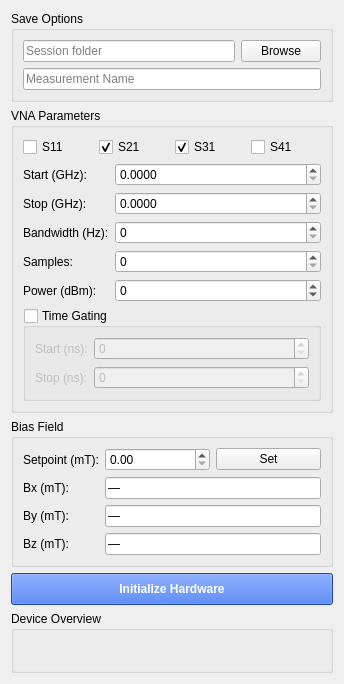
       <widget class="QWidget" name="commonScrollContents">
        <property name="geometry">
         <rect>
          <x>0</x>
          <y>0</y>
          <width>344</width>
          <height>684</height>
         </rect>
        </property>
        <property name="sizePolicy">
         <sizepolicy hsizetype="Preferred" vsizetype="Preferred">
          <horstretch>0</horstretch>
          <verstretch>0</verstretch>
         </sizepolicy>
        </property>
        <property name="minimumSize">
         <size>
          <width>0</width>
          <height>0</height>
         </size>
        </property>
        <layout class="QVBoxLayout" name="verticalLayout_3">
         <item>
          <widget class="QGroupBox" name="cmn_group_save">
           <property name="minimumSize">
            <size>
             <width>0</width>
             <height>0</height>
            </size>
           </property>
           <property name="title">
            <string>Save Options</string>
           </property>
           <layout class="QVBoxLayout" name="verticalLayout_4">
            <item>
             <layout class="QHBoxLayout" name="horizontalLayout">
              <item>
               <widget class="QLineEdit" name="cmn_input_folder">
                <property name="text">
                 <string/>
                </property>
                <property name="placeholderText">
                 <string>Session folder</string>
                </property>
               </widget>
              </item>
              <item>
               <widget class="QPushButton" name="cmn_btn_browse">
                <property name="text">
                 <string>Browse</string>
                </property>
               </widget>
              </item>
             </layout>
            </item>
            <item>
             <widget class="QLineEdit" name="cmn_input_name">
              <property name="text">
               <string/>
              </property>
              <property name="placeholderText">
               <string>Measurement Name</string>
              </property>
             </widget>
            </item>
           </layout>
          </widget>
         </item>
         <item>
          <widget class="QGroupBox" name="cmn_group_vna">
           <property name="title">
            <string>VNA Parameters</string>
           </property>
           <layout class="QVBoxLayout" name="verticalLayout_5">
            <item>
             <layout class="QHBoxLayout" name="hl_sparams_2">
              <item>
               <widget class="QCheckBox" name="vna_chk_S11">
                <property name="text">
                 <string>S11</string>
                </property>
               </widget>
              </item>
              <item>
               <widget class="QCheckBox" name="vna_chk_S21">
                <property name="text">
                 <string>S21</string>
                </property>
                <property name="checked">
                 <bool>true</bool>
                </property>
               </widget>
              </item>
              <item>
               <widget class="QCheckBox" name="vna_chk_S31">
                <property name="text">
                 <string>S31</string>
                </property>
                <property name="checked">
                 <bool>true</bool>
                </property>
               </widget>
              </item>
              <item>
               <widget class="QCheckBox" name="vna_chk_S41">
                <property name="text">
                 <string>S41</string>
                </property>
               </widget>
              </item>
             </layout>
            </item>
            <item>
             <layout class="QFormLayout" name="fl_cmn_vna_2">
              <item row="0" column="0">
               <widget class="QLabel" name="label_10">
                <property name="text">
                 <string>Start (GHz):</string>
                </property>
               </widget>
              </item>
              <item row="0" column="1">
               <widget class="QDoubleSpinBox" name="vna_start_freq">
                <property name="text" stdset="0">
                 <string>0,0000</string>
                </property>
                <property name="decimals">
                 <number>4</number>
                </property>
                <property name="maximum">
                 <double>40.000000000000000</double>
                </property>
                <property name="value">
                 <double>0.000000000000000</double>
                </property>
               </widget>
              </item>
              <item row="1" column="0">
               <widget class="QLabel" name="label_11">
                <property name="text">
                 <string>Stop (GHz):</string>
                </property>
               </widget>
              </item>
              <item row="1" column="1">
               <widget class="QDoubleSpinBox" name="vna_stop_freq">
                <property name="text" stdset="0">
                 <string>0,0000</string>
                </property>
                <property name="decimals">
                 <number>4</number>
                </property>
                <property name="maximum">
                 <double>40.000000000000000</double>
                </property>
                <property name="value">
                 <double>0.000000000000000</double>
                </property>
               </widget>
              </item>
              <item row="2" column="0">
               <widget class="QLabel" name="label_12">
                <property name="text">
                 <string>Bandwidth (Hz):</string>
                </property>
               </widget>
              </item>
              <item row="2" column="1">
               <widget class="QSpinBox" name="vna_bandwidth">
                <property name="text" stdset="0">
                 <string>0</string>
                </property>
                <property name="maximum">
                 <number>10000</number>
                </property>
                <property name="singleStep">
                 <number>1</number>
                </property>
                <property name="value">
                 <number>0</number>
                </property>
               </widget>
              </item>
              <item row="3" column="0">
               <widget class="QLabel" name="label_13">
                <property name="text">
                 <string>Samples:</string>
                </property>
               </widget>
              </item>
              <item row="3" column="1">
               <widget class="QSpinBox" name="vna_samples">
                <property name="text" stdset="0">
                 <string>0</string>
                </property>
                <property name="maximum">
                 <number>10000</number>
                </property>
                <property name="value">
                 <number>0</number>
                </property>
               </widget>
              </item>
              <item row="4" column="0">
               <widget class="QLabel" name="label_14">
                <property name="text">
                 <string>Power (dBm):</string>
                </property>
               </widget>
              </item>
              <item row="4" column="1">
               <widget class="QSpinBox" name="vna_power">
                <property name="text" stdset="0">
                 <string>0</string>
                </property>
                <property name="minimum">
                 <number>-50</number>
                </property>
                <property name="maximum">
                 <number>50</number>
                </property>
               </widget>
              </item>
             </layout>
            </item>
            <item>
             <widget class="QGroupBox" name="vna_grp_gate">
              <property name="enabled">
               <bool>true</bool>
              </property>
              <property name="title">
               <string>Time Gating</string>
              </property>
              <property name="checkable">
               <bool>true</bool>
              </property>
              <property name="checked">
               <bool>false</bool>
              </property>
              <layout class="QFormLayout" name="fl_cmn_gate_2">
               <item row="0" column="0">
                <widget class="QLabel" name="label_8">
                 <property name="enabled">
                  <bool>false</bool>
                 </property>
                 <property name="text">
                  <string>Start (ns):</string>
                 </property>
                </widget>
               </item>
               <item row="0" column="1">
                <widget class="QSpinBox" name="vna_gate_start">
                 <property name="enabled">
                  <bool>false</bool>
                 </property>
                 <property name="text" stdset="0">
                  <string>0</string>
                 </property>
                 <property name="maximum">
                  <number>1000</number>
                 </property>
                </widget>
               </item>
               <item row="1" column="0">
                <widget class="QLabel" name="label_9">
                 <property name="enabled">
                  <bool>false</bool>
                 </property>
                 <property name="text">
                  <string>Stop (ns):</string>
                 </property>
                </widget>
               </item>
               <item row="1" column="1">
                <widget class="QSpinBox" name="vna_gate_stop">
                 <property name="enabled">
                  <bool>false</bool>
                 </property>
                 <property name="text" stdset="0">
                  <string>0</string>
                 </property>
                 <property name="maximum">
                  <number>1000</number>
                 </property>
                </widget>
               </item>
              </layout>
             </widget>
            </item>
           </layout>
          </widget>
         </item>
         <item>
          <widget class="QGroupBox" name="cmn_group_field">
           <property name="title">
            <string>Bias Field</string>
           </property>
           <layout class="QFormLayout" name="formLayout">
            <item row="0" column="0">
             <widget class="QLabel" name="label_17">
              <property name="text">
               <string>Setpoint (mT):</string>
              </property>
             </widget>
            </item>
            <item row="1" column="0">
             <widget class="QLabel" name="label_18">
              <property name="text">
               <string>Bx (mT):</string>
              </property>
             </widget>
            </item>
            <item row="1" column="1">
             <widget class="QLineEdit" name="field_Bx">
              <property name="text">
               <string>—</string>
              </property>
              <property name="readOnly">
               <bool>true</bool>
              </property>
             </widget>
            </item>
            <item row="2" column="0">
             <widget class="QLabel" name="label_15">
              <property name="text">
               <string>By (mT):</string>
              </property>
             </widget>
            </item>
            <item row="2" column="1">
             <widget class="QLineEdit" name="field_By">
              <property name="text">
               <string>—</string>
              </property>
              <property name="readOnly">
               <bool>true</bool>
              </property>
             </widget>
            </item>
            <item row="3" column="0">
             <widget class="QLabel" name="label_16">
              <property name="text">
               <string>Bz (mT):</string>
              </property>
             </widget>
            </item>
            <item row="3" column="1">
             <widget class="QLineEdit" name="field_Bz">
              <property name="text">
               <string>—</string>
              </property>
              <property name="readOnly">
               <bool>true</bool>
              </property>
             </widget>
            </item>
            <item row="0" column="1">
             <layout class="QHBoxLayout" name="horizontalLayout_2">
              <item>
               <widget class="QDoubleSpinBox" name="field_setpoint"/>
              </item>
              <item>
               <widget class="QPushButton" name="btn_set_field">
                <property name="text">
                 <string>Set</string>
                </property>
               </widget>
              </item>
             </layout>
            </item>
           </layout>
          </widget>
         </item>
         <item>
          <layout class="QHBoxLayout" name="hl_init">
           <item>
            <widget class="QPushButton" name="btn_connect_shutdown">
             <property name="styleSheet">
              <string>background-color: #2b5fdf; color: white; font-weight: bold; padding: 8px;</string>
             </property>
             <property name="text">
              <string>Initialize Hardware</string>
             </property>
            </widget>
           </item>
          </layout>
         </item>
         <item>
          <widget class="QGroupBox" name="cmn_group_overview">
           <property name="title">
            <string>Device Overview</string>
           </property>
          </widget>
         </item>
        </layout>
       </widget>
